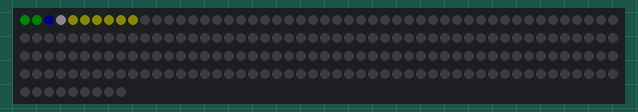
Simulated run of this sketch. Board: Arduino Uno, built with avr-gcc and run on an emulated ATmega328P. Shown: 209 RGB LEDs in strip order, left to right, continuing on the next row. Dim RGB values are drawn brighter than linear; what the sketch prints to the serial monitor is not drawn.

Above: at 5.34 s.

The sketch:

led_minimal_test.ino
```cpp
// MINIMAL LED TEST - Brightness 10
// Safe to run on Arduino power temporarily

#include <FastLED.h>

#define LED_PIN 4
#define NUM_LEDS 209

CRGB leds[NUM_LEDS];

void setup() {
  Serial.begin(115200);
  delay(2000);  // Extra delay for serial monitor

  Serial.println("=====================================");
  Serial.println("  MINIMAL POWER LED TEST");
  Serial.println("  Brightness: 10/255 (safe)");
  Serial.println("=====================================\n");

  // Try WS2812B with GRB
  Serial.println("Initializing LEDs...");
  FastLED.addLeds<WS2812B, LED_PIN, GRB>(leds, NUM_LEDS);
  FastLED.setBrightness(10);  // Very low brightness

  // Clear all
  fill_solid(leds, NUM_LEDS, CRGB::Black);
  FastLED.show();
  delay(500);

  // Light pattern for testing
  Serial.println("\nLighting test pattern:");
  Serial.println("  LED 0: RED");
  Serial.println("  LED 1: GREEN");
  Serial.println("  LED 2: BLUE");
  Serial.println("  LED 3: WHITE");
  Serial.println("  LEDs 4-9: YELLOW\n");

  leds[0] = CRGB::Red;
  leds[1] = CRGB::Green;
  leds[2] = CRGB::Blue;
  leds[3] = CRGB::White;
  for(int i = 4; i < 10; i++) {
    leds[i] = CRGB::Yellow;
  }

  Serial.println("Sending data to LEDs...");
  FastLED.show();

  Serial.println("\n✓ Setup complete!");
  Serial.println("\nIf you see NO LEDs:");
  Serial.println("1. Check: LED DIN → Arduino Pin 4");
  Serial.println("2. Check: LED GND → Arduino GND");
  Serial.println("3. Check: LED 5V → Power Supply (or Arduino 5V for test)");
  Serial.println("\nPower at brightness 10:");
  Serial.println("  ~0.4-0.8A total (safe for testing)");
}

void loop() {
  // Cycle first LED through colors slowly
  static uint8_t hue = 0;
  leds[0] = CHSV(hue++, 255, 255);
  FastLED.show();

  // Debug output every second
  static unsigned long lastPrint = 0;
  if (millis() - lastPrint > 1000) {
    Serial.print("Running... First LED HSV: ");
    Serial.print(hue);
    Serial.print(" | RGB: ");
    Serial.print(leds[0].r);
    Serial.print(",");
    Serial.print(leds[0].g);
    Serial.print(",");
    Serial.println(leds[0].b);
    lastPrint = millis();
  }

  delay(20);
}
```
